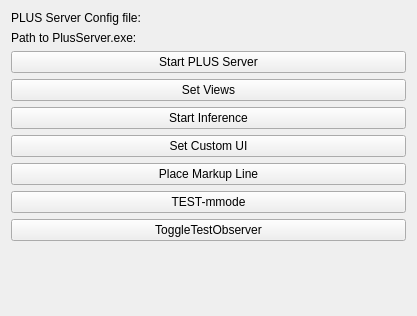
<?xml version="1.0" encoding="UTF-8"?>
<ui version="4.0">
 <class>BLUELungUltrasound</class>
 <widget class="qMRMLWidget" name="BLUELungUltrasound">
  <property name="geometry">
   <rect>
    <x>0</x>
    <y>0</y>
    <width>417</width>
    <height>316</height>
   </rect>
  </property>
  <layout class="QVBoxLayout" name="verticalLayout">
   <item>
    <layout class="QHBoxLayout" name="horizontalLayout">
     <property name="topMargin">
      <number>0</number>
     </property>
     <item>
      <widget class="QLabel" name="label">
       <property name="text">
        <string>PLUS Server Config file:</string>
       </property>
      </widget>
     </item>
     <item>
      <widget class="ctkPathLineEdit" name="plusConfigFileSelector"/>
     </item>
    </layout>
   </item>
   <item>
    <layout class="QHBoxLayout" name="horizontalLayout_2">
     <property name="topMargin">
      <number>0</number>
     </property>
     <item>
      <widget class="QLabel" name="label_2">
       <property name="text">
        <string>Path to PlusServer.exe:</string>
       </property>
      </widget>
     </item>
     <item>
      <widget class="ctkPathLineEdit" name="plusServerExeSelector"/>
     </item>
    </layout>
   </item>
   <item>
    <widget class="QPushButton" name="startPlusButton">
     <property name="text">
      <string>Start PLUS Server</string>
     </property>
     <property name="checkable">
      <bool>true</bool>
     </property>
    </widget>
   </item>
   <item>
    <widget class="QPushButton" name="setViewButton">
     <property name="text">
      <string>Set Views</string>
     </property>
    </widget>
   </item>
   <item>
    <widget class="QPushButton" name="startInferenceButton">
     <property name="text">
      <string>Start Inference</string>
     </property>
     <property name="checkable">
      <bool>true</bool>
     </property>
    </widget>
   </item>
   <item>
    <widget class="QPushButton" name="setCustomUiButton">
     <property name="text">
      <string>Set Custom UI</string>
     </property>
     <property name="checkable">
      <bool>true</bool>
     </property>
    </widget>
   </item>
   <item>
    <widget class="QPushButton" name="placeMarkupLineButton">
     <property name="text">
      <string>Place Markup Line</string>
     </property>
    </widget>
   </item>
   <item>
    <widget class="QPushButton" name="generateMModeButton">
     <property name="text">
      <string>TEST-mmode</string>
     </property>
    </widget>
   </item>
   <item>
    <widget class="QPushButton" name="toggleTestObserverButton">
     <property name="text">
      <string>ToggleTestObserver</string>
     </property>
     <property name="checkable">
      <bool>true</bool>
     </property>
    </widget>
   </item>
   <item>
    <spacer name="verticalSpacer">
     <property name="orientation">
      <enum>Qt::Vertical</enum>
     </property>
     <property name="sizeHint" stdset="0">
      <size>
       <width>20</width>
       <height>40</height>
      </size>
     </property>
    </spacer>
   </item>
  </layout>
 </widget>
 <customwidgets>
  <customwidget>
   <class>ctkPathLineEdit</class>
   <extends>QWidget</extends>
   <header>ctkPathLineEdit.h</header>
  </customwidget>
  <customwidget>
   <class>qMRMLWidget</class>
   <extends>QWidget</extends>
   <header>qMRMLWidget.h</header>
   <container>1</container>
  </customwidget>
 </customwidgets>
 <resources/>
 <connections/>
</ui>
